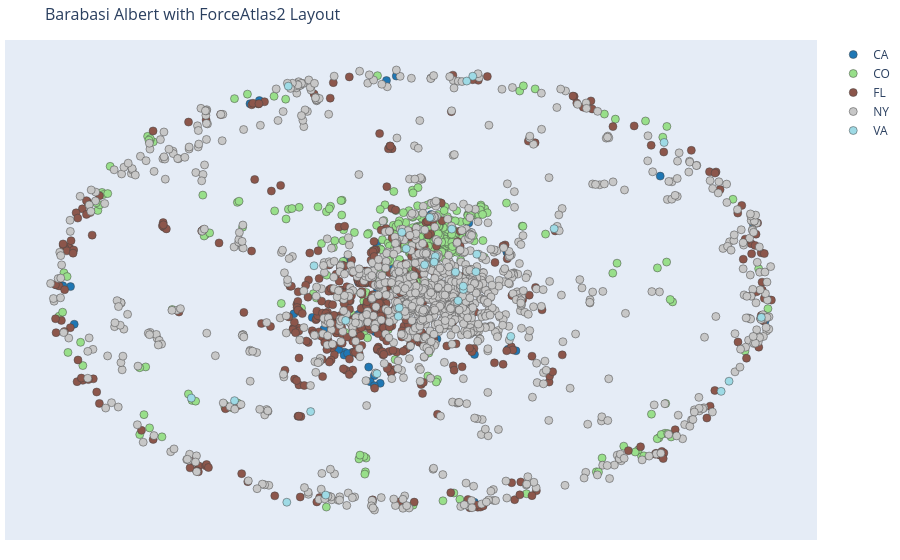

Notebook code for this chart:
### Code cell
n_trace_fa2, e_trace_fa2 = create_graph_traces(G_all, 'pos_fa2')
color_nodes_by_state(G_all, n_trace_fa2)
create_network_graph(G_all, n_trace_fa2, e_trace_fa2,  title='Barabasi Albert with ForceAtlas2 Layout')

### Figure 1 — Plotly figure (JSON) as saved in the notebook; plotly's stock layout.template omitted (floating-point values rounded to 4 significant figures; data arrays with more than 128 entries replaced by an {"elided": "..."} marker saying what was removed)
{"data": [{"hoverinfo": "text", "marker": {"color": "#1f77b4", "line": {"width": 0.5}, "size": 8}, "mode": "markers", "name": "CA", "text": ["<b>GlobalEventID:</b> 298231070.0<br><b>EventCode:</b> 190.0_190_19<br><b>Title:</b> Sante Kimes, convicted murderer, dies in prison at 79", "<b>GlobalEventID:</b> 298382471.0<br><b>EventCode:</b> 190.0_190_19<br><b>Title:</b> Sante Kimes, convicted murderer, dies in prison at 79", "<b>GlobalEventID:</b> 298395067.0<br><b>EventCode:</b> 112.0_112_11<br><b>Title:</b> Ex-Chicago priest Daniel McCormack faces new sex abuse charge", "<b>GlobalEventID:</b> 298439944.0<br><b>EventCode:</b> 15.0_15_1<br><b>Title:</b> Notorious killer with Carson ties dies in prison", "<b>GlobalEventID:</b> 298143273.0<br><b>EventCode:</b> 90.0_90_9<br><b>Title:</b> California mom in custody, hospitalized after 3 young daughters stabbed to death in home", "<b>GlobalEventID:</b> 298250095.0<br><b>EventCode:</b> 42.0_42_4<br><b>Title:</b> California mom in custody after 3 daughters killed", "<b>GlobalEventID:</b> 298375880.0<br><b>EventCode:</b> 10.0_10_1<br><b>Title:</b> Carol Coronado, 30, suspected of murdering 3 daughters - 2 toddlers, 1 infant, in Torrance, California home", "<b>GlobalEventID:</b> 298231728.0<br><b>EventCode:</b> 10.0_10_1<br><b>Title:</b> Why Wikileaks Might Cause a Shitstorm This Week", "<b>GlobalEventID:</b> 298121840.0<br><b>EventCode:</b> 112.0_112_11<br><b>Title:</b> Mother arrested after 'stabbing to death her three young daughters'", "<b>GlobalEventID:</b> 298142325.0<br><b>EventCode:</b> 193.0_193_19<br><b>Title:</b> Yahoo News: Latest and Breaking News, Headlines, Live Updates, and More", "<b>GlobalEventID:</b> 298235730.0<br><b>EventCode:</b> 10.0_10_1<br><b>Title:</b> 3 Little Girls Found Dead, Blood-Covered Mother Arrested", "<b>GlobalEventID:</b> 298394818.0<br><b>EventCode:</b> 43.0_43_4<br><b>Title:</b> California mom in custody after 3 daughters killed", "<b>GlobalEventID:</b> 298571401.0<br><b>EventCode:</b> 15.0_15_1<br><b>Title:</b> Yahoo News: Latest and Breaking News, Headlines, Live Updates, and More", "<b>GlobalEventID:</b> 298650732.0<br><b>EventCode:</b> 20.0_20_2<br><b>Title:</b> California Mother Kills Three Daughters; Husband Blames \"Demon\"", "<b>GlobalEventID:</b> 298224407.0<br><b>EventCode:</b> 10.0_10_1<br><b>Title:</b> El Nino Trend Could Explain Climate Change Slowdown", "<b>GlobalEventID:</b> 298231154.0<br><b>EventCode:</b> 190.0_190_19<br><b>Title:</b> Famous grifter portrayed by Mary Tyler Moore dies in prison aged 79", "<b>GlobalEventID:</b> 298665501.0<br><b>EventCode:</b> 40.0_40_4<br><b>Title:</b> Santa Barbara shooting spree leaves 7 dead, including gunman - .com", "<b>GlobalEventID:</b> 298120499.0<br><b>EventCode:</b> 42.0_42_4<br><b>Title:</b> 4 Dead in Tour Bus Crash That Shut Down 10 Freeway Near Arizona Border", "<b>GlobalEventID:</b> 298673897.0<br><b>EventCode:</b> 111.0_111_11<br><b>Title:</b> New Zealand woman hid while gunman Elliot Rodger was 100 metres away", "<b>GlobalEventID:</b> 298182819.0<br><b>EventCode:</b> 12.0_12_1<br><b>Title:</b> San Jose judge hears public worry on serial rapist release", "<b>GlobalEventID:</b> 298295924.0<br><b>EventCode:</b> 43.0_43_4<br><b>Title:</b> Feds Execute Military-Style Raid on Texas Grandmother", "<b>GlobalEventID:</b> 298533033.0<br><b>EventCode:</b> 90.0_90_9<br><b>Title:</b> Pillowcase Rapist will live near Palmdale, wear GPS ankle bracelet", "<b>GlobalEventID:</b> 298848520.0<br><b>EventCode:</b> 90.0_90_9<br><b>Title:</b> California gunman, in manifesto, said police nearly thwarted plot", "<b>GlobalEventID:</b> 298890753.0<br><b>EventCode:</b> 13.0_13_1<br><b>Title:</b> Four dead in suspected California murder-suicide", "<b>GlobalEventID:</b> 299055056.0<br><b>EventCode:</b> 190.0_190_19<br><b>Title:</b> Hunters Fire: Dozens near Yosemite told to evacuate", "<b>GlobalEventID:</b> 299111884.0<br><b>EventCode:</b> 10.0_10_1<br><b>Title:</b> Crews battling Mariposa County blaze face dry wind", "<b>GlobalEventID:</b> 298142245.0<br><b>EventCode:</b> 190.0_190_19<br><b>Title:</b> StockExaminer - AI-Powered Stock Chatbot", "<b>GlobalEventID:</b> 298570084.0<br><b>EventCode:</b> 40.0_40_4<br><b>Title:</b> StockExaminer - AI-Powered Stock Chatbot", "<b>GlobalEventID:</b> 298110967.0<br><b>EventCode:</b> 173.0_173_17<br><b>Title:</b> Calif. man gets 8 years in prison for bringing girls to Las Vegas for prostitution", "<b>GlobalEventID:</b> 298266167.0<br><b>EventCode:</b> 112.0_112_11<br><b>Title:</b> Nadell slaying: Daughter-in-law plotted for share of estate, police say", "<b>GlobalEventID:</b> 298662809.0<br><b>EventCode:</b> 193.0_193_19<br><b>Title:</b> List of worst shootings on or near college campuses", "<b>GlobalEventID:</b> 298636264.0<br><b>EventCode:</b> 10.0_10_1<br><b>Title:</b> These 7 States Are Running Out of Water", "<b>GlobalEventID:</b> 298541219.0<br><b>EventCode:</b> 10.0_10_1<br><b>Title:</b> Seven States Running Out of Water", "<b>GlobalEventID:</b> 298594151.0<br><b>EventCode:</b> 193.0_193_19<br><b>Title:</b> Three dead in Jewish Museum shooting in Brussels", "<b>GlobalEventID:</b> 298633378.0<br><b>EventCode:</b> 190.0_190_19<br><b>Title:</b> UC Santa Barbara Shooting Update: 3 Stabbing Victims At Rodger's Home", "<b>GlobalEventID:</b> 298633395.0<br><b>EventCode:</b> 193.0_193_19<br><b>Title:</b> Director says son responsible for shooting rampage near UC Santa Barbara", "<b>GlobalEventID:</b> 298556473.0<br><b>EventCode:</b> 190.0_190_19<br><b>Title:</b> US gunman 'was director's son' – DW – 05/25/2014", "<b>GlobalEventID:</b> 298629634.0<br><b>EventCode:</b> 193.0_193_19<br><b>Title:</b> Heartbroken teen kills 7 in US", "<b>GlobalEventID:</b> 298702788.0<br><b>EventCode:</b> 43.0_43_4<br><b>Title:</b> Sheriff Releases Detailed Report On Elliot Rodger And Night Of Mass Murder", "<b>GlobalEventID:</b> 298576799.0<br><b>EventCode:</b> 10.0_10_1<br><b>Title:</b> Gunman kills 6 in rampage in California college town", "<b>GlobalEventID:</b> 298652441.0<br><b>EventCode:</b> 42.0_42_4<br><b>Title:</b> California gunman, in manifesto, said police nearly thwarted plot", "<b>GlobalEventID:</b> 298671761.0<br><b>EventCode:</b> 10.0_10_1<br><b>Title:</b> Gunman kills 6 in rampage in California college town", "<b>GlobalEventID:</b> 298570443.0<br><b>EventCode:</b> 90.0_90_9<br><b>Title:</b> Deadly rampage in California college town", "<b>GlobalEventID:</b> 298867992.0<br><b>EventCode:</b> 40.0_40_4<br><b>Title:</b> UC Santa Barbara Holds Memorial For Slain Students", "<b>GlobalEventID:</b> 298645415.0<br><b>EventCode:</b> 42.0_42_4<br><b>Title:</b> US police confirm drive-by killer", "<b>GlobalEventID:</b> 298731501.0<br><b>EventCode:</b> 40.0_40_4<br><b>Title:</b> Father Of Shooting Victim Angrily Rails Against NRA And 'Craven Politicians' In Emotional Press Conference", "<b>GlobalEventID:</b> 298727211.0<br><b>EventCode:</b> 145.0_145_14<br><b>Title:</b> 7 dead, 7 wounded in shooting near UC Santa Barbara", "<b>GlobalEventID:</b> 298730931.0<br><b>EventCode:</b> 42.0_42_4<br><b>Title:</b> Chilling video linked to shootings near University of California", "<b>GlobalEventID:</b> 298620818.0<br><b>EventCode:</b> 190.0_190_19<br><b>Title:</b> Seven die as gunman attacks college town", "<b>GlobalEventID:</b> 298670845.0<br><b>EventCode:</b> 193.0_193_19<br><b>Title:</b> UPDATE: Last Two Victims in California Rampage Identified", "<b>GlobalEventID:</b> 298836521.0<br><b>EventCode:</b> 10.0_10_1<br><b>Title:</b> Deputies never saw menacing videos before rampage", "<b>GlobalEventID:</b> 298847512.0<br><b>EventCode:</b> 13.0_13_1<br><b>Title:</b> Identity Of 3 More Victims Of Isla Vista Shooting Revealed", "<b>GlobalEventID:</b> 298891299.0<br><b>EventCode:</b> 90.0_90_9<br><b>Title:</b> Police defend not searching virgin killer's room weeks before rampage", "<b>GlobalEventID:</b> 298620757.0<br><b>EventCode:</b> 193.0_193_19<br><b>Title:</b> California shooting kills seven", "<b>GlobalEventID:</b> 298665404.0<br><b>EventCode:</b> 193.0_193_19<br><b>Title:</b> US gunman who killed six in California 'was director's son'", "<b>GlobalEventID:</b> 298665468.0<br><b>EventCode:</b> 20.0_20_2<br><b>Title:</b> Isla Vista Killing Spree Claims 7 Lives, Including Suspect", "<b>GlobalEventID:</b> 298769447.0<br><b>EventCode:</b> 20.0_20_2<br><b>Title:</b> Isla Vista Killing Spree Claims 7 Lives, Including Suspect", "<b>GlobalEventID:</b> 298671747.0<br><b>EventCode:</b> 10.0_10_1<br><b>Title:</b> Gunman kills six in California college town shooting", "<b>GlobalEventID:</b> 299009249.0<br><b>EventCode:</b> 112.0_112_11<br><b>Title:</b> CHP investigates Cal Fire sex allegations tied to Fleming case", "<b>GlobalEventID:</b> 298742226.0<br><b>EventCode:</b> 190.0_190_19<br><b>Title:</b> Three killed, five wounded in Myrtle Beach shootings", "<b>GlobalEventID:</b> 298643776.0<br><b>EventCode:</b> 190.0_190_19<br><b>Title:</b> Three killed, five wounded in Myrtle Beach shootings", "<b>GlobalEventID:</b> 298846546.0<br><b>EventCode:</b> 190.0_190_19<br><b>Title:</b> Victim's father blames government 'idiots' after California killing spree", "<b>GlobalEventID:</b> 298761993.0<br><b>EventCode:</b> 20.0_20_2<br><b>Title:</b> Who is California rampage suspect Elliot Rodger?", "<b>GlobalEventID:</b> 298770865.0<br><b>EventCode:</b> 12.0_12_1<br><b>Title:</b> Michael Moore Makes A Big Mistake About Canada", "<b>GlobalEventID:</b> 299045073.0<br><b>EventCode:</b> 190.0_190_19<br><b>Title:</b> Father of Newtown victim writes to dad who lost son in Santa Barbara", "<b>GlobalEventID:</b> 298738727.0<br><b>EventCode:</b> 12.0_12_1<br><b>Title:</b> Influential Women in Politics - Women's Rights and Political Issues", "<b>GlobalEventID:</b> 298873208.0<br><b>EventCode:</b> 173.0_173_17<br><b>Title:</b> BusbyWay.com is for sale", "<b>GlobalEventID:</b> 298981489.0<br><b>EventCode:</b> 173.0_173_17<br><b>Title:</b> Woman Named In Killer's Rant 'Devastated,' Living In Fear", "<b>GlobalEventID:</b> 299132141.0<br><b>EventCode:</b> 193.0_193_19<br><b>Title:</b> UC Santa Barbara Students To Media: 'News Crews Go Home!'", "<b>GlobalEventID:</b> 298956172.0<br><b>EventCode:</b> 112.0_112_11<br><b>Title:</b> Joe The Plumber: 'Your Dead Kids Don't Trump My Constitutional Rights' To Have Guns", "<b>GlobalEventID:</b> 298885758.0<br><b>EventCode:</b> 42.0_42_4<br><b>Title:</b> California shooting rampage victim left Ottawa when he was five", "<b>GlobalEventID:</b> 299120955.0<br><b>EventCode:</b> 173.0_173_17<br><b>Title:</b> Owls Head man sentenced for making methamphetamines", "<b>GlobalEventID:</b> 298404974.0<br><b>EventCode:</b> 20.0_20_2<br><b>Title:</b> Netflix Comes to Europe: France, Germany, Switzerland and More Receive Video Streaming Service"], "type": "scatter", "x": [0.07457, 0.05497, 0.06428, 0.05236, -0.973, -0.9346, -0.9557, -0.04038, -0.05101, -0.1681, -0.1705, -0.1756, -0.1703, -0.09145, -0.09828, 0.0723, 0.02299, 0.02253, 0.02336, -0.1415, -0.116, -0.1375, -0.1293, -0.1269, -0.13, -0.1344, -0.4405, -0.4147, 0.05797, 0.2669, 0.08989, -0.03767, -0.06461, 0.05537, -0.08183, -0.1094, -0.09801, -0.08587, -0.1136, -0.1415, -0.1399, -0.1272, 0.1777, -0.0894, 0.01834, 0.1774, 0.9777, -0.09613, -0.1803, -0.1591, -0.1814, -0.1717, -0.1964, 0.292, 0.2699, 0.1621, 0.1677, 0.07243, 0.07192, 0.1134, 0.1143, -0.2372, -0.9244, 0.9883, -0.2689, 0.6891, 0.9445, -0.0008858, 0.01941, 0.01776, -0.3195, 0.02021, 0.07429], "y": [0.1524, 0.1946, 0.1516, 0.1898, 0.02711, 0.01936, 0.02311, 0.05527, 0.1008, 0.1394, 0.1468, 0.1381, 0.1444, 0.2146, -0.3841, 0.2925, 0.001551, -0.004508, 0.003478, 0.03774, 0.03745, 0.04171, -0.07556, 0.05449, 0.04226, 0.04765, 0.8473, 0.8618, 0.3459, 0.1751, 0.3132, 0.9725, 0.9525, 0.2958, -0.4185, -0.411, -0.4292, -0.2648, -0.3449, -0.106, -0.1334, -0.1447, -0.2877, 0.003295, -0.1493, -0.957, -0.1379, -0.1845, -0.2774, -0.2789, -0.2907, -0.2832, -0.2652, -0.2712, -0.2648, 0.3076, 0.264, -0.02304, 0.02782, -0.1446, -0.1466, -0.1734, -0.1509, -0.03975, -0.12, 0.5196, 0.3069, -0.2538, -0.2124, -0.2087, -0.1034, 0.137, -0.2173]}, {"hoverinfo": "text", "marker": {"color": "#98df8a", "line": {"width": 0.5}, "size": 8}, "mode": "markers", "name": "CO", "text": {"elided": "555 str values"}, "type": "scatter", "x": {"elided": "555 float values"}, "y": {"elided": "555 float values"}}, {"hoverinfo": "text", "marker": {"color": "#8c564b", "line": {"width": 0.5}, "size": 8}, "mode": "markers", "name": "FL", "text": {"elided": "893 str values"}, "type": "scatter", "x": {"elided": "893 float values"}, "y": {"elided": "893 float values"}}, {"hoverinfo": "text", "marker": {"color": "#c7c7c7", "line": {"width": 0.5}, "size": 8}, "mode": "markers", "name": "NY", "text": {"elided": "1571 str values"}, "type": "scatter", "x": {"elided": "1571 float values"}, "y": {"elided": "1571 float values"}}, {"hoverinfo": "text", "marker": {"color": "#9edae5", "line": {"width": 0.5}, "size": 8}, "mode": "markers", "name": "VA", "text": ["<b>GlobalEventID:</b> 679440844.0<br><b>EventCode:</b> 20.0_20_2<br><b>Title:</b> Ex-New York Senate leader Skelos asks court for new trial", "<b>GlobalEventID:</b> 679620907.0<br><b>EventCode:</b> 15.0_15_1<br><b>Title:</b> Man who was math teacher sentenced in sexual battery case", "<b>GlobalEventID:</b> 679438789.0<br><b>EventCode:</b> 190.0_190_19<br><b>Title:</b> Beans Helped Settle Tennessee; Some Moved On To Hamilton County", "<b>GlobalEventID:</b> 679683012.0<br><b>EventCode:</b> 12.0_12_1<br><b>Title:</b> Conservative activist Shak Hill announces primary challenge against Comstock", "<b>GlobalEventID:</b> 679664934.0<br><b>EventCode:</b> 20.0_20_2<br><b>Title:</b> Man sentenced to 12 years for stabbing 2 men during drug deal", "<b>GlobalEventID:</b> 679517598.0<br><b>EventCode:</b> 173.0_173_17<br><b>Title:</b> Akers waives extradition in circuit court", "<b>GlobalEventID:</b> 679687801.0<br><b>EventCode:</b> 111.0_111_11<br><b>Title:</b> LePage illegally censoring his Facebook page, ACLU claims in lawsuit - CentralMaine.com", "<b>GlobalEventID:</b> 679713283.0<br><b>EventCode:</b> 173.0_173_17<br><b>Title:</b> Trooper indicted on felony charges in Scott County", "<b>GlobalEventID:</b> 679451140.0<br><b>EventCode:</b> 10.0_10_1<br><b>Title:</b> Pennsylvania Firearm Owners Association Discussion Forum - National", "<b>GlobalEventID:</b> 679656651.0<br><b>EventCode:</b> 193.0_193_19<br><b>Title:</b> Here's Why the U.S. Military is Scared of Drones", "<b>GlobalEventID:</b> 679712593.0<br><b>EventCode:</b> 15.0_15_1<br><b>Title:</b> Former Abingdon corrections officer pleads guilty", "<b>GlobalEventID:</b> 679706112.0<br><b>EventCode:</b> 193.0_193_19<br><b>Title:</b> Parents of Indiana 15-year-old killed by police file lawsuit", "<b>GlobalEventID:</b> 679721276.0<br><b>EventCode:</b> 51.0_51_5<br><b>Title:</b> Alan Dershowitz On Trump And Grand Juries", "<b>GlobalEventID:</b> 679512678.0<br><b>EventCode:</b> 42.0_42_4<br><b>Title:</b> DNC chief rebuilds a broken party organization", "<b>GlobalEventID:</b> 679623037.0<br><b>EventCode:</b> 51.0_51_5<br><b>Title:</b> White House can’t count on Senate GOP, so it’s wooing Democrats", "<b>GlobalEventID:</b> 679488260.0<br><b>EventCode:</b> 173.0_173_17<br><b>Title:</b> High-Level Mexican Cartel Leader Arraigned in San Diego", "<b>GlobalEventID:</b> 679589844.0<br><b>EventCode:</b> 190.0_190_19<br><b>Title:</b> 9/11 victim is identified SIXTEEN years after the attack thanks to work extracting DNA from body fragments", "<b>GlobalEventID:</b> 679640395.0<br><b>EventCode:</b> 43.0_43_4<br><b>Title:</b> Florida authorities now involved in investigation of deceased child", "<b>GlobalEventID:</b> 679475848.0<br><b>EventCode:</b> 190.0_190_19<br><b>Title:</b> Remains of 9/11 victim identified 16 years after terror attacks", "<b>GlobalEventID:</b> 679477575.0<br><b>EventCode:</b> 112.0_112_11<br><b>Title:</b> Breaking News Updates | Latest News Headlines | Photos & News Video", "<b>GlobalEventID:</b> 679675460.0<br><b>EventCode:</b> 141.0_141_14<br><b>Title:</b> Virginia bishops call on clergy to protest white supremacist-supported rally", "<b>GlobalEventID:</b> 679515918.0<br><b>EventCode:</b> 14.0_14_1<br><b>Title:</b> Australian leader says gay marriage could be law this year", "<b>GlobalEventID:</b> 679514169.0<br><b>EventCode:</b> 43.0_43_4<br><b>Title:</b> Mueller using grand juries in Virginia and D.C. in Trump-Russia Probe", "<b>GlobalEventID:</b> 679592805.0<br><b>EventCode:</b> 17.0_17_1<br><b>Title:</b> Pence carves his own political ID, on behalf of Trump", "<b>GlobalEventID:</b> 679683615.0<br><b>EventCode:</b> 17.0_17_1<br><b>Title:</b> On behalf of Trump, Pence carves his own political ID", "<b>GlobalEventID:</b> 679635186.0<br><b>EventCode:</b> 51.0_51_5<br><b>Title:</b> VCU poll: Northam holds 5-point lead over Gillespie in Virginia governor's race", "<b>GlobalEventID:</b> 679733609.0<br><b>EventCode:</b> 20.0_20_2<br><b>Title:</b> WJTN Headlines", "<b>GlobalEventID:</b> 679681522.0<br><b>EventCode:</b> 14.0_14_1<br><b>Title:</b> Dead child's father says estranged wife must have snapped", "<b>GlobalEventID:</b> 679446177.0<br><b>EventCode:</b> 90.0_90_9<br><b>Title:</b> <![CDATA[illegal Immigration Information, News, & Activism - Videos about Illegal Immigration, refugee programs, globalism, & socialism]]>", "<b>GlobalEventID:</b> 679725350.0<br><b>EventCode:</b> 20.0_20_2<br><b>Title:</b> Airbnb isn't allowing rallying white supremacists to use its service", "<b>GlobalEventID:</b> 679572677.0<br><b>EventCode:</b> 43.0_43_4<br><b>Title:</b> Ecocide and the Psychotic 0.5 Per Cent", "<b>GlobalEventID:</b> 679517889.0<br><b>EventCode:</b> 51.0_51_5<br><b>Title:</b> QTC Wins $6.8 Billion VA Contract, Or, Did VA Just Award Itself A Contract?", "<b>GlobalEventID:</b> 679448019.0<br><b>EventCode:</b> 20.0_20_2<br><b>Title:</b> Thirty percent Collection Fees Hits Virginia College Students Hard"], "type": "scatter", "x": [0.06942, 0.06987, 0.1841, 0.9675, 0.0404, 0.05475, -0.2317, -0.4831, -0.2734, -0.6021, 0.1817, 0.1254, -0.01033, 0.3971, -0.03204, 0.1153, -0.02959, -0.2641, -0.1769, 0.173, -0.02224, -0.09079, 0.1326, 0.1472, 0.1468, 0.1564, -0.3391, 0.0667, 0.8568, -0.335, 0.6999, 0.8787, 0.2777], "y": [0.1466, 0.1561, 0.166, -0.12, 0.1182, 0.3324, -0.9243, -0.497, -0.5464, -0.4853, 0.08683, 0.08563, 0.1912, 0.2818, -0.1152, 0.2797, -0.07624, 0.1137, -0.1341, 0.9717, 0.2653, -0.3747, -0.04429, 0.00651, 0.0215, 0.95, -0.9568, 0.1307, -0.4548, 0.9269, 0.6718, -0.4089, -0.206]}], "layout": {"annotations": [{"showarrow": false, "text": "", "x": 0.005, "xref": "paper", "y": -0.002, "yref": "paper"}], "hovermode": "closest", "margin": {"b": 20, "l": 5, "r": 5, "t": 40}, "showlegend": true, "title": {"font": {"size": 16}, "text": "Barabasi Albert with ForceAtlas2 Layout"}, "xaxis": {"showgrid": false, "showticklabels": false, "zeroline": false}, "yaxis": {"showgrid": false, "showticklabels": false, "zeroline": false}}}
